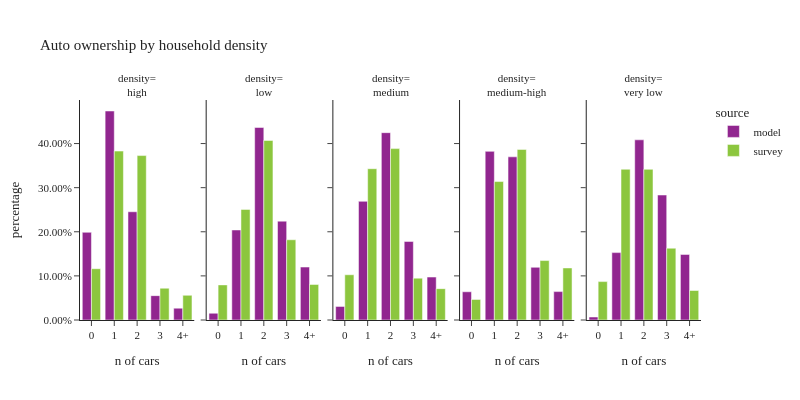

Here is the notebook cell this chart was saved with:
### Code cell
plot_auto(hh.dropna(subset=['hh_1_4group']),'hh_1_4group','household density','density')

### Figure 1 — Plotly figure (JSON) as saved in the notebook; plotly's stock layout.template omitted (floating-point values rounded to 4 significant figures)
{"data": [{"alignmentgroup": "True", "customdata": [[86285], [205649], [106507], [23963], [11639]], "hovertemplate": "source=model<br>hh_1_4group=high<br>hhvehs_4+=%{x}<br>percentage=%{y}<br>sample count=%{customdata[0]}<extra></extra>", "legendgroup": "model", "marker": {"color": "#91268F", "pattern": {"shape": ""}}, "name": "model", "offsetgroup": "model", "orientation": "v", "showlegend": true, "textposition": "auto", "type": "bar", "x": ["0", "1", "2", "3", "4+"], "xaxis": "x", "y": [0.1988, 0.4738, 0.2454, 0.05521, 0.02682], "yaxis": "y"}, {"alignmentgroup": "True", "customdata": [[3320], [44295], [94723], [48632], [26053]], "hovertemplate": "source=model<br>hh_1_4group=low<br>hhvehs_4+=%{x}<br>percentage=%{y}<br>sample count=%{customdata[0]}<extra></extra>", "legendgroup": "model", "marker": {"color": "#91268F", "pattern": {"shape": ""}}, "name": "model", "offsetgroup": "model", "orientation": "v", "showlegend": false, "textposition": "auto", "type": "bar", "x": ["0", "1", "2", "3", "4+"], "xaxis": "x2", "y": [0.0153, 0.2041, 0.4365, 0.2241, 0.12], "yaxis": "y2"}, {"alignmentgroup": "True", "customdata": [[13393], [116702], [184239], [77271], [42230]], "hovertemplate": "source=model<br>hh_1_4group=medium<br>hhvehs_4+=%{x}<br>percentage=%{y}<br>sample count=%{customdata[0]}<extra></extra>", "legendgroup": "model", "marker": {"color": "#91268F", "pattern": {"shape": ""}}, "name": "model", "offsetgroup": "model", "orientation": "v", "showlegend": false, "textposition": "auto", "type": "bar", "x": ["0", "1", "2", "3", "4+"], "xaxis": "x3", "y": [0.03087, 0.269, 0.4247, 0.1781, 0.09734], "yaxis": "y3"}, {"alignmentgroup": "True", "customdata": [[27780], [165993], [160613], [51877], [27958]], "hovertemplate": "source=model<br>hh_1_4group=medium-high<br>hhvehs_4+=%{x}<br>percentage=%{y}<br>sample count=%{customdata[0]}<extra></extra>", "legendgroup": "model", "marker": {"color": "#91268F", "pattern": {"shape": ""}}, "name": "model", "offsetgroup": "model", "orientation": "v", "showlegend": false, "textposition": "auto", "type": "bar", "x": ["0", "1", "2", "3", "4+"], "xaxis": "x4", "y": [0.06398, 0.3823, 0.3699, 0.1195, 0.06439], "yaxis": "y4"}, {"alignmentgroup": "True", "customdata": [[1472], [33147], [88640], [61483], [32265]], "hovertemplate": "source=model<br>hh_1_4group=very low<br>hhvehs_4+=%{x}<br>percentage=%{y}<br>sample count=%{customdata[0]}<extra></extra>", "legendgroup": "model", "marker": {"color": "#91268F", "pattern": {"shape": ""}}, "name": "model", "offsetgroup": "model", "orientation": "v", "showlegend": false, "textposition": "auto", "type": "bar", "x": ["0", "1", "2", "3", "4+"], "xaxis": "x5", "y": [0.006783, 0.1527, 0.4085, 0.2833, 0.1487], "yaxis": "y5"}, {"alignmentgroup": "True", "customdata": [[95], [277], [154], [32], [12]], "hovertemplate": "source=survey<br>hh_1_4group=high<br>hhvehs_4+=%{x}<br>percentage=%{y}<br>sample count=%{customdata[0]}<extra></extra>", "legendgroup": "survey", "marker": {"color": "#8CC63E", "pattern": {"shape": ""}}, "name": "survey", "offsetgroup": "survey", "orientation": "v", "showlegend": true, "textposition": "auto", "type": "bar", "x": ["0", "1", "2", "3", "4+"], "xaxis": "x", "y": [0.1162, 0.3829, 0.3728, 0.07207, 0.05599], "yaxis": "y"}, {"alignmentgroup": "True", "customdata": [[103], [293], [203], [67], [27]], "hovertemplate": "source=survey<br>hh_1_4group=low<br>hhvehs_4+=%{x}<br>percentage=%{y}<br>sample count=%{customdata[0]}<extra></extra>", "legendgroup": "survey", "marker": {"color": "#8CC63E", "pattern": {"shape": ""}}, "name": "survey", "offsetgroup": "survey", "orientation": "v", "showlegend": false, "textposition": "auto", "type": "bar", "x": ["0", "1", "2", "3", "4+"], "xaxis": "x2", "y": [0.07961, 0.2508, 0.4071, 0.1819, 0.08063], "yaxis": "y2"}, {"alignmentgroup": "True", "customdata": [[214], [439], [315], [65], [38]], "hovertemplate": "source=survey<br>hh_1_4group=medium<br>hhvehs_4+=%{x}<br>percentage=%{y}<br>sample count=%{customdata[0]}<extra></extra>", "legendgroup": "survey", "marker": {"color": "#8CC63E", "pattern": {"shape": ""}}, "name": "survey", "offsetgroup": "survey", "orientation": "v", "showlegend": false, "textposition": "auto", "type": "bar", "x": ["0", "1", "2", "3", "4+"], "xaxis": "x3", "y": [0.1026, 0.343, 0.3885, 0.09493, 0.07104], "yaxis": "y3"}, {"alignmentgroup": "True", "customdata": [[106], [335], [198], [53], [25]], "hovertemplate": "source=survey<br>hh_1_4group=medium-high<br>hhvehs_4+=%{x}<br>percentage=%{y}<br>sample count=%{customdata[0]}<extra></extra>", "legendgroup": "survey", "marker": {"color": "#8CC63E", "pattern": {"shape": ""}}, "name": "survey", "offsetgroup": "survey", "orientation": "v", "showlegend": false, "textposition": "auto", "type": "bar", "x": ["0", "1", "2", "3", "4+"], "xaxis": "x4", "y": [0.04668, 0.3139, 0.3867, 0.1348, 0.118], "yaxis": "y4"}, {"alignmentgroup": "True", "customdata": [[105], [297], [216], [66], [29]], "hovertemplate": "source=survey<br>hh_1_4group=very low<br>hhvehs_4+=%{x}<br>percentage=%{y}<br>sample count=%{customdata[0]}<extra></extra>", "legendgroup": "survey", "marker": {"color": "#8CC63E", "pattern": {"shape": ""}}, "name": "survey", "offsetgroup": "survey", "orientation": "v", "showlegend": false, "textposition": "auto", "type": "bar", "x": ["0", "1", "2", "3", "4+"], "xaxis": "x5", "y": [0.08704, 0.3417, 0.3416, 0.1628, 0.06686], "yaxis": "y5"}], "layout": {"annotations": [{"font": {}, "showarrow": false, "text": "density=<br>high", "x": 0.092, "xanchor": "center", "xref": "paper", "y": 1, "yanchor": "bottom", "yref": "paper"}, {"font": {}, "showarrow": false, "text": "density=<br>low", "x": 0.296, "xanchor": "center", "xref": "paper", "y": 1, "yanchor": "bottom", "yref": "paper"}, {"font": {}, "showarrow": false, "text": "density=<br>medium", "x": 0.5, "xanchor": "center", "xref": "paper", "y": 1, "yanchor": "bottom", "yref": "paper"}, {"font": {}, "showarrow": false, "text": "density=<br>medium-high", "x": 0.704, "xanchor": "center", "xref": "paper", "y": 1, "yanchor": "bottom", "yref": "paper"}, {"font": {}, "showarrow": false, "text": "density=<br>very low", "x": 0.908, "xanchor": "center", "xref": "paper", "y": 1, "yanchor": "bottom", "yref": "paper"}], "barmode": "group", "font": {"size": 11}, "height": 400, "legend": {"title": {"text": "source"}, "tracegroupgap": 0}, "title": {"text": "Auto ownership by household density"}, "width": 800, "xaxis": {"anchor": "y", "domain": [0, 0.184], "title": {"text": "n of cars"}}, "xaxis2": {"anchor": "y2", "domain": [0.204, 0.388], "matches": "x", "title": {"text": "n of cars"}}, "xaxis3": {"anchor": "y3", "domain": [0.408, 0.592], "matches": "x", "title": {"text": "n of cars"}}, "xaxis4": {"anchor": "y4", "domain": [0.612, 0.796], "matches": "x", "title": {"text": "n of cars"}}, "xaxis5": {"anchor": "y5", "domain": [0.816, 1], "matches": "x", "title": {"text": "n of cars"}}, "yaxis": {"anchor": "x", "domain": [0, 1], "tickformat": ".2%", "title": {"text": "percentage"}}, "yaxis2": {"anchor": "x2", "domain": [0, 1], "matches": "y", "showticklabels": false, "tickformat": ".2%"}, "yaxis3": {"anchor": "x3", "domain": [0, 1], "matches": "y", "showticklabels": false, "tickformat": ".2%"}, "yaxis4": {"anchor": "x4", "domain": [0, 1], "matches": "y", "showticklabels": false, "tickformat": ".2%"}, "yaxis5": {"anchor": "x5", "domain": [0, 1], "matches": "y", "showticklabels": false, "tickformat": ".2%"}}}
